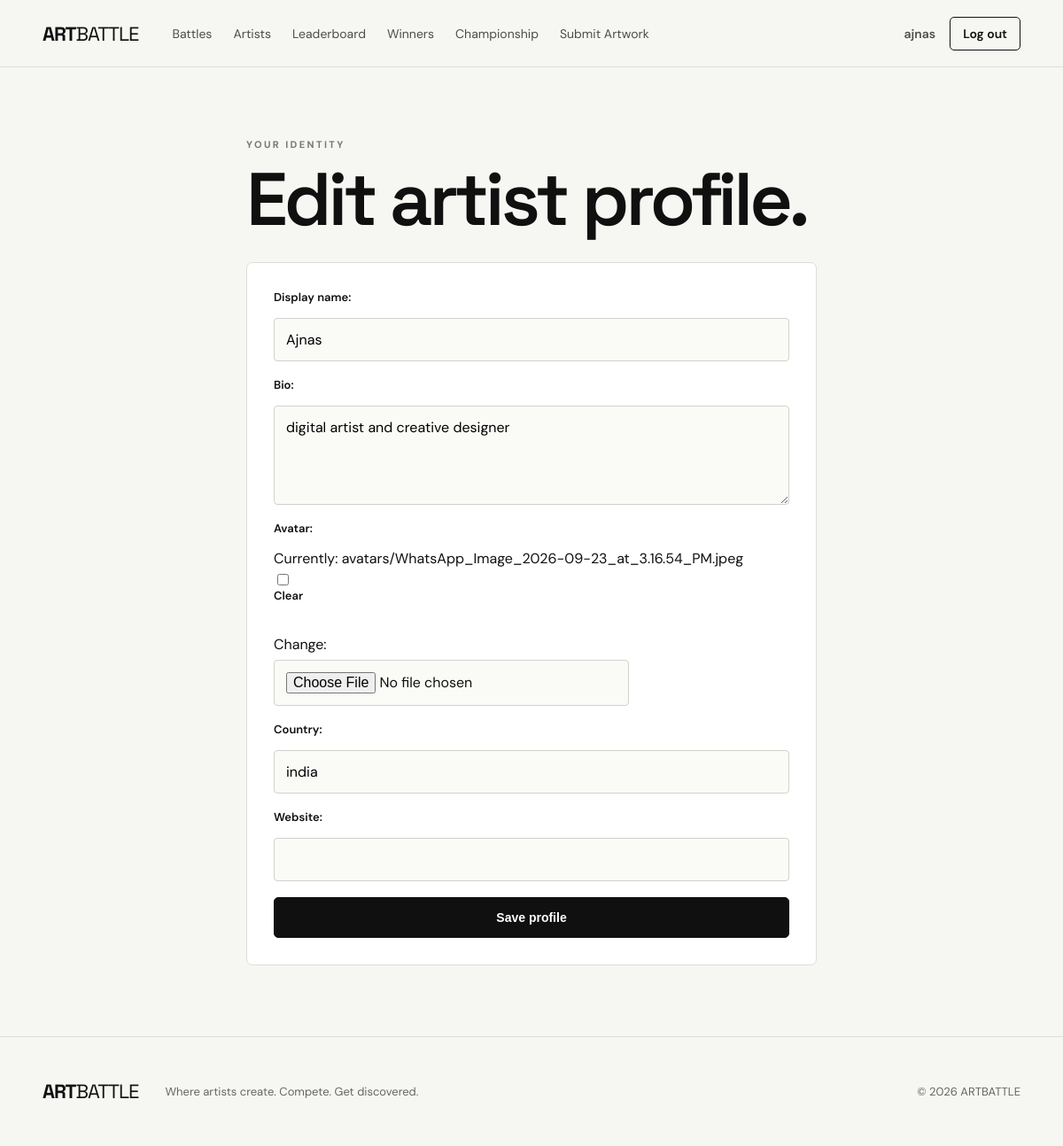
Page /profile/edit/ (signed in) on the committed database.
### core/models.py (models this page shows, shortened)
class ArtistProfile(models.Model):
    user = models.OneToOneField(
        User,
        on_delete=models.CASCADE,
        related_name="artist"
    )
    display_name = models.CharField(max_length=80)
    bio = models.TextField(blank=True)
    avatar = models.ImageField(
        upload_to="avatars/",
        blank=True,
        null=True
    )
    country = models.CharField(max_length=60, blank=True)
    website = models.URLField(blank=True)
    rating = models.PositiveIntegerField(default=0)
    wins = models.PositiveIntegerField(default=0)
    top_three = models.PositiveIntegerField(default=0)
    battles_joined = models.PositiveIntegerField(default=0)
    created_at = models.DateTimeField(auto_now_add=True)

### core/views.py (the view)
# urls.py: path("profile/edit/", views.edit_profile, name="edit_profile"),
@login_required
def edit_profile(request):
    artist = profile_for(request.user)
    if request.method == "POST":
        form = ProfileForm(
            request.POST,
            request.FILES,
            instance=artist,
        )
        if form.is_valid():
            form.save()
            messages.success(request, "Profile updated.")
            return redirect(
                "artist_profile",
                username=request.user.username,
            )
    else:
        form = ProfileForm(instance=artist)
    return render(
        request,
        "core/edit_profile.html",
        {"form": form},
    )

### core/forms.py
class ProfileForm(forms.ModelForm):
    class Meta:
        model = ArtistProfile
        fields = ("display_name","bio","avatar","country","website")
        widgets = {"bio": forms.Textarea(attrs={"rows":4})}

### core/views.py (called while the page is built)
def profile_for(user):
    profile, _ = ArtistProfile.objects.get_or_create(
        user=user,
        defaults={"display_name": user.username},
    )
    return profile

### core/templates/core/edit_profile.html
{% extends 'core/base.html' %}{% block title %}Edit profile — ARTBATTLE{% endblock %}{% block content %}
<section class="form-page"><div class="eyebrow">YOUR IDENTITY</div><h1>Edit artist profile.</h1><form method="post" enctype="multipart/form-data" class="form-card">{% csrf_token %}{{form.as_p}}<button class="button full">Save profile</button></form></section>{% endblock %}

### core/templates/core/base.html (shortened to what this page needs)
{% load static %}
<!doctype html>
<html lang="en">
<head>
    <link rel="stylesheet" href="{% static 'core/style.css' %}">
</head>
<body>
<header class="nav">
    <a class="brand" href="{% url 'home' %}">
        ART<span>BATTLE</span>
    </a>
    <nav>
        <a href="{% url 'battles' %}">Battles</a>
        <a href="{% url 'artists' %}">Artists</a>
        <a href="{% url 'leaderboard' %}">Leaderboard</a>
        <a href="{% url 'winners' %}">Winners</a>
        <a href="{% url 'monthly' %}">Championship</a>
        {% if user.is_authenticated %}
            <a href="{% url 'submit_select' %}">Submit Artwork</a>
        {% endif %}
    </nav>
    <div class="nav-actions">
        {% if user.is_authenticated %}
            <a class="avatar-link"
               href="{% url 'artist_profile' user.username %}">
                {{ user.username }}
            </a>
            <a class="button small ghost"
               href="{% url 'logout' %}">
                Log out
            </a>
        {% else %}
            <a href="{% url 'login' %}">Log in</a>
            <a class="button small"
               href="{% url 'register' %}">
                Join
            </a>
        {% endif %}
    </div>
</header>
<main>
    {% block content %}{% endblock %}
</main>
<footer>
    <div class="brand">
        ART<span>BATTLE</span>
    </div>
    <p>
        Where artists create. Compete. Get discovered.
    </p>
    <p class="muted">
        © 2026 ARTBATTLE
    </p>
</footer>
</body>
</html>

### core/static/core/style.css (style rules this page uses)
:root { --bg:#f6f6f3;--ink:#101010;--muted:#70706d;--line:#deded8;--card:#fff;--accent:#d8ff3e;--dark:#111;--max:1240px }
* { box-sizing:border-box }
body { margin:0;background:var(--bg);color:var(--ink);font-family:'DM Sans',sans-serif }
a { color:inherit;text-decoration:none }
.nav { height:76px;border-bottom:1px solid var(--line);display:flex;align-items:center;gap:38px;padding:0 4vw;position:sticky;top:0;background:rgba(246,246,243,.94);backdrop-filter:blur(14px);z-index:20 }
.brand { font:700 22px 'Space Grotesk';letter-spacing:-1px }
.brand span { font-weight:400 }
.nav nav { display:flex;gap:24px;flex:1 }
.nav nav a,.nav-actions a { font-size:14px;color:#4e4e4a }
.nav-actions { display:flex;gap:16px;align-items:center }
.avatar-link { font-weight:600 }
.button { display:inline-flex;align-items:center;justify-content:center;background:var(--ink);color:white;border:1px solid var(--ink);padding:14px 20px;border-radius:5px;font-weight:600;cursor:pointer;font-size:14px }
.button.small { padding:9px 14px }
.button.ghost { background:transparent;color:var(--ink) }
.button.full { width:100% }
.eyebrow { font-size:11px;letter-spacing:2.4px;font-weight:700;color:#777;text-transform:uppercase;margin-bottom:16px }
.hero h1,.page-head h1,.form-page h1,.auth-page h1,.battle-hero h1,.champion-hero h1 { font:600 clamp(50px,7vw,90px)/.95 'Space Grotesk';letter-spacing:-4px;margin:0 0 26px }
.form-page,.auth-page { max-width:700px;margin:0 auto;padding:80px 28px }
.form-card { background:#fff;border:1px solid var(--line);padding:30px;border-radius:7px;margin-top:30px }
form p { margin:0 0 18px }
label { display:block;font-size:13px;font-weight:600;margin-bottom:15px }
input,textarea,select { display:block;width:100%;margin-top:7px;border:1px solid #d2d2cc;background:#fafaf7;padding:13px;border-radius:4px;font:inherit }
input[type=file],input[type=checkbox] { width:auto }
footer { border-top:1px solid var(--line);padding:40px 4vw;display:flex;gap:30px;align-items:center;color:#666;font-size:13px }
footer .brand { color:#111 }
footer .muted { margin-left:auto }

### rows in the picture
ArtistProfile: display_name "Ajnas", bio "digital artist and creative designer", country "india"

### other values in the picture
{{ user.username }} "ajnas"
